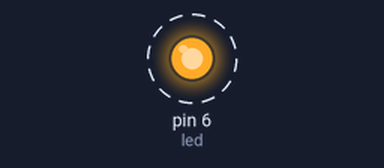
The sketch below on a simulated Arduino Mega 2560, built with avr-gcc and run on an emulated ATmega2560. On the bench: output pins drawn as LEDs (lit = HIGH). Dashed ring = blinking.

Above: at 0.05 s.
Timing chart, 0 to 3.0 s (numbered marks = the images above):
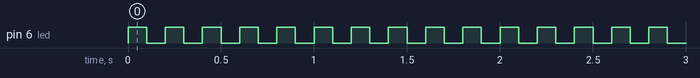

The sketch:

mega.ino
```cpp
#define led 6

void setup() {
  // put your setup code here, to run once:
pinMode(led, OUTPUT);
}

void loop() {
  // put your main code here, to run repeatedly:
digitalWrite(led, HIGH);
delay(100);
digitalWrite(led, LOW);
delay(100);
}
```

Measured:
- by itself, pin 6 (led): alternates HIGH for 0.10 s and LOW for 0.10 s
